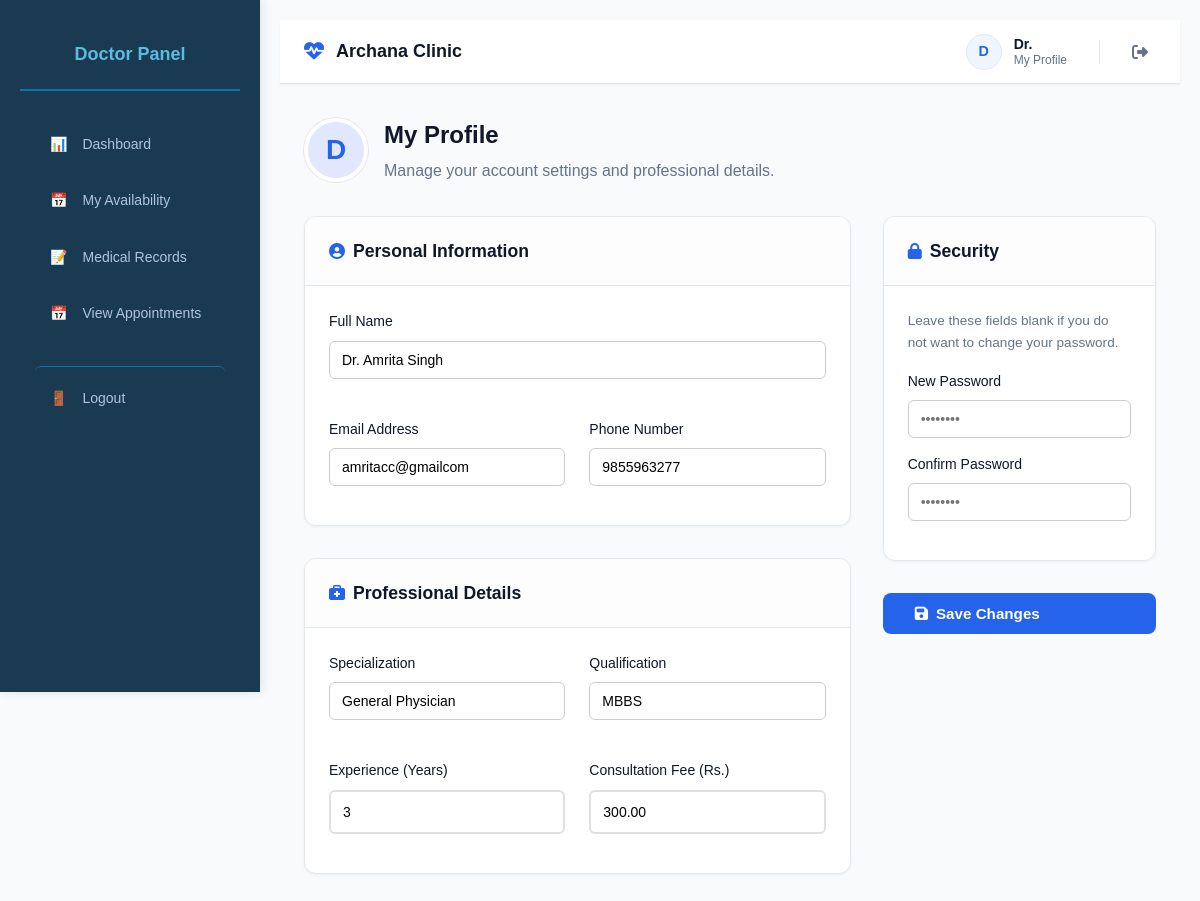
Page /doctor/profile.php (signed in) on the committed database.
### tables this page shows
CREATE TABLE `patients` (
  `id` int(11) NOT NULL,
  `user_id` int(11) NOT NULL,
  `name` varchar(100) NOT NULL,
  `password` varchar(255) NOT NULL,
  `phone` varchar(15) DEFAULT NULL,
  `date_of_birth` date NOT NULL,
  `gender` enum('male','female','other') NOT NULL,
  `address` text NOT NULL,
  `emergency_contact` varchar(100) NOT NULL,
  `emergency_phone` varchar(20) NOT NULL,
  `medical_history` text DEFAULT NULL,
  `blood_group` varchar(10) DEFAULT NULL,
  `allergies` text DEFAULT NULL,
  `age` varchar(10) DEFAULT NULL
);

CREATE TABLE `users` (
  `id` int(11) NOT NULL,
  `name` varchar(100) NOT NULL,
  `email` varchar(255) DEFAULT NULL,
  `password` varchar(255) NOT NULL,
  `role` enum('admin','doctor','receptionist','patient') NOT NULL,
  `phone` varchar(15) NOT NULL,
  `created_at` timestamp NOT NULL DEFAULT current_timestamp(),
  `updated_at` timestamp NOT NULL DEFAULT current_timestamp() ON UPDATE current_timestamp()
);

CREATE TABLE `doctors` (
  `id` int(11) NOT NULL,
  `user_id` int(11) NOT NULL,
  `specialization` varchar(100) DEFAULT NULL,
  `qualification` varchar(100) DEFAULT NULL,
  `experience_years` int(11) DEFAULT NULL,
  `consultation_fee` decimal(10,2) DEFAULT NULL,
  `available_days` varchar(200) DEFAULT NULL,
  `available_time_start` time DEFAULT NULL,
  `available_time_end` time DEFAULT NULL,
  `created_at` timestamp NOT NULL DEFAULT current_timestamp(),
  `updated_at` timestamp NOT NULL DEFAULT current_timestamp() ON UPDATE current_timestamp()
);

### config/auth.php (called while the page is built, shortened)
<?php
class Auth {
    private $conn;
    public function __construct($connection) {
        $this->conn = $connection;
    }
    public function isLoggedIn() {
        return isset($_SESSION['user_id']);
    }
    public function getUser() {
        $user_id = $_SESSION['user_id'];
        $stmt = $this->conn->prepare("
            SELECT
                u.id,
                u.name,
                u.email,
                u.role,
                p.phone,
                p.gender,
                p.address,
                p.medical_history,
                p.blood_group,
                p.date_of_birth,
                p.allergies,
                p.emergency_phone
            FROM users u
            LEFT JOIN patients p ON u.id = p.user_id
            WHERE u.id = ?
            LIMIT 1
        ");
        $stmt->bind_param("i", $user_id);
        $stmt->execute();
        return $stmt->get_result()->fetch_assoc();
    }
}
if (!isset($auth)) {
    $auth = new Auth($conn);
}
?>

### doctor/profile.php (the view, shortened to what this page needs)
<?php
require_once __DIR__ . '/../config/database.php';
require_once __DIR__ . '/../config/auth.php';
$user = $auth->getUser();
$user_id = $user['id'];
$stmt = $conn->prepare("
    SELECT u.name, u.email, u.phone, d.specialization, d.qualification, d.experience_years, d.consultation_fee
    FROM users u
    JOIN doctors d ON u.id = d.user_id
    WHERE u.id = ?
");
$stmt->bind_param("i", $user_id);
$stmt->execute();
$profile = $stmt->get_result()->fetch_assoc();
?>
<!DOCTYPE html>
<html lang="en">
<head>
<link rel="stylesheet" href="/clinic/styles.css">
<link rel="stylesheet" href="https://cdnjs.cloudflare.com/ajax/libs/font-awesome/6.5.0/css/all.min.css">
</head>
<body class="dashboard-page">
<div class="dashboard-container">
    <?php include __DIR__ . '/../include/sidebar-doctor.php'; ?>
    <main class="dashboard-content">
        <?php include __DIR__ . '/../include/dnav.php'; ?>
        <div class="manage-container">
            <div class="page-header">
                <div class="profile-avatar-large">
                    <?= strtoupper(substr($profile['name'] ?? 'D', 0, 1)) ?>
                </div>
                <div class="header-content">
                    <h1>My Profile</h1>
                    <p>Manage your account settings and professional details.</p>
                </div>
            </div>
            <form method="POST" class="profile-grid">
                <div style="display: flex; flex-direction: column; gap: 2rem;">
                    <div class="card">
                        <div class="card-header">
                            <i class="fas fa-user-circle" style="color: var(--primary);"></i>
                            <h2>Personal Information</h2>
                        </div>
                        <div class="card-body">
                            <div class="form-grid">
                                <div class="form-group col-span-2">
                                    <label>Full Name</label>
                                    <input type="text" name="name" class="form-control" value="<?= htmlspecialchars($profile['name']) ?>" required>
                                </div>
                                <div class="form-group">
                                    <label>Email Address</label>
                                    <input type="email" name="email" class="form-control" value="<?= htmlspecialchars($profile['email']) ?>" required>
                                </div>
                                <div class="form-group">
                                    <label>Phone Number</label>
                                    <input type="tel" name="phone" class="form-control" value="<?= htmlspecialchars($profile['phone']) ?>">
                                </div>
                            </div>
                        </div>
                    </div>
                    <div class="card">
                        <div class="card-header">
                            <i class="fas fa-briefcase-medical" style="color: var(--primary);"></i>
                            <h2>Professional Details</h2>
                        </div>
                        <div class="card-body">
                            <div class="form-grid">
                                <div class="form-group">
                                    <label>Specialization</label>
                                    <input type="text" name="specialization" class="form-control" value="<?= htmlspecialchars($profile['specialization']) ?>">
                                </div>
                                <div class="form-group">
                                    <label>Qualification</label>
                                    <input type="text" name="qualification" class="form-control" value="<?= htmlspecialchars($profile['qualification']) ?>">
                                </div>
                                <div class="form-group">
                                    <label>Experience (Years)</label>
                                    <input type="number" name="experience" class="form-control" value="<?= htmlspecialchars($profile['experience_years']) ?>">
                                </div>
                                <div class="form-group">
                                    <label>Consultation Fee (Rs.)</label>
                                    <input type="number" step="0.01" name="fee" class="form-control" value="<?= htmlspecialchars($profile['consultation_fee']) ?>">
                                </div>
                            </div>
                        </div>
                    </div>
                </div>
                <div>
                    <div class="card">
                        <div class="card-header">
                            <i class="fas fa-lock" style="color: var(--primary);"></i>
                            <h2>Security</h2>
                        </div>
                        <div class="card-body">
                            <p style="font-size: 0.85rem; color: var(--text-muted); margin-bottom: 1rem;">
                                Leave these fields blank if you do not want to change your password.
                            </p>
                            <div class="form-group">
                                <label>New Password</label>
                                <input type="password" name="new_password" class="form-control" placeholder="••••••••">
                            </div>
                            <div class="form-group">
                                <label>Confirm Password</label>
                                <input type="password" name="confirm_password" class="form-control" placeholder="••••••••">
                            </div>
                        </div>
                    </div>
                    <div style="margin-top: 2rem; display: flex; justify-content: flex-end;">
                        <button type="submit" class="btn-save">
                            <i class="fas fa-save"></i> Save Changes
                        </button>
                    </div>
                </div>
            </form>
        </div>
    </main>
</div>
</body>
</html>

### include/dnav.php (shortened to what this page needs)
<nav class="top-navbar">
    <a href="#" class="nav-brand">
        <i class="fas fa-heartbeat"></i>
        <span>Archana Clinic</span>
    </a>
    <div class="nav-right-section">
        <a href="profile.php" class="nav-user-profile" title="View Profile">
            <div class="nav-avatar-circle">
                <?= isset($user['name']) ? strtoupper(substr($user['name'], 0, 1)) : 'U' ?>
            </div>
            <div class="nav-user-meta">
                <span class="nav-user-name">
                    <?= isset($user['name']) ? htmlspecialchars(explode(' ', $user['name'])[0]) : 'Guest' ?>
                </span>
                <span class="nav-user-subtitle">My Profile</span>
            </div>
        </a>
        <a href="../logout.php" class="nav-logout-btn" title="Logout">
            <i class="fas fa-sign-out-alt"></i>
        </a>
    </div>
</nav>

### styles.css (style rules this page uses)
* { margin: 0; padding: 0; box-sizing: border-box; font-family: Arial, sans-serif; }
body { background: #f9f9f9; color: #333; line-height: 1.6; display: flex; flex-direction: column; min-height: 100vh; }
main { flex: 1; padding: 20px; }
body { padding-top: 90px; }
.form-group { display: flex; flex-direction: column; }
.form-group label { color: #333; font-weight: 600; margin-bottom: 8px; font-size: 14px; }
.form-group input { padding: 12px; border: 2px solid #e0e0e0; border-radius: 6px; font-size: 14px; transition: all 0.3s ease; }
.dashboard-page { display: flex; background: #f5f7fa; padding-top: 0; }
.dashboard-container { display: flex; width: 100%; min-height: 100vh; }
.dashboard-content { flex: 1; margin-left: 260px; padding: 20px; overflow-y: auto; }
.form-group { margin-bottom: 20px; display: flex; flex-direction: column; }
.form-group input, .form-group select, .form-group textarea { padding: 12px; border: 2px solid #e0e0e0; border-radius: 6px; font-size: 14px; font-family: Arial, sans-serif; transition: all 0.3s ease; }
body { font-family: 'Segoe UI', Tahoma, Geneva, Verdana, sans-serif; background-color: #f4f6f8; margin: 0; padding: 0; }
.form-group { margin-bottom: 15px; display: flex; flex-direction: column; }
label { margin-bottom: 6px; font-weight: 500; color: #333; }
input[type="text"], input[type="email"], input[type="password"], input[type="tel"], input[type="date"], select, textarea { padding: 10px 12px; border-radius: 6px; border: 1px solid #ccc; font-size: 14px; outline: none; transition: border-color 0.3s; }
button, .btn, .btn-login { display: inline-block; width: 100%; padding: 12px; border: none; border-radius: 6px; background-color: #5bbbe0; color: #fff; font-size: 16px; font-weight: bold; cursor: pointer; transition: background 0.3s; text-decoration: none; text-align: center; }
.card { background: #ffffff; border-radius: 14px; box-shadow: 0 6px 18px rgba(0, 0, 0, 0.06); }

### doctor/profile.php (style rules this page uses)
:root { --primary: #2563eb; --primary-dark: #1d4ed8; --bg-body: #f8fafc; --bg-card: #ffffff; --text-main: #0f172a; --text-muted: #64748b; --border: #e2e8f0; --success: #10b981; --danger: #ef4444; }
body.dashboard-page { background-color: var(--bg-body); font-family: 'Inter', system-ui, -apple-system, sans-serif; color: var(--text-main); }
.manage-container { max-width: 1000px; margin: 2rem auto; padding: 0 1.5rem; }
.page-header { display: flex; align-items: center; gap: 1rem; margin-bottom: 2rem; }
.profile-avatar-large { width: 64px; height: 64px; border-radius: 50%; background: #e0e7ff; color: var(--primary); display: flex; align-items: center; justify-content: center; font-size: 1.75rem; font-weight: 700; border: 4px solid #ffffff; box-shadow: 0 0 0 1px var(--border); }
.header-content h1 { margin: 0; font-size: 1.5rem; font-weight: 700; color: var(--text-main); }
.header-content p { margin: 0.25rem 0 0; color: var(--text-muted); }
.profile-grid { display: grid; grid-template-columns: 1fr; gap: 2rem; }
.card { background: var(--bg-card); border-radius: 12px; border: 1px solid var(--border); box-shadow: 0 1px 3px rgba(0,0,0,0.05); overflow: hidden; }
.card-header { padding: 1.25rem 1.5rem; border-bottom: 1px solid var(--border); background: #fdfdfd; display: flex; align-items: center; gap: 0.5rem; }
.card-header h2 { margin: 0; font-size: 1.1rem; font-weight: 600; color: var(--text-main); }
.card-body { padding: 1.5rem; }
.form-grid { display: grid; grid-template-columns: 1fr 1fr; gap: 1.5rem; }
.col-span-2 { grid-column: span 2; }
.form-group label { display: block; margin-bottom: 0.5rem; font-size: 0.875rem; font-weight: 500; color: var(--text-main); }
.form-control { width: 100%; padding: 0.65rem 1rem; border: 1px solid var(--border); border-radius: 8px; font-size: 0.95rem; transition: border-color 0.2s; box-sizing: border-box; background: #fff; }
.btn-save { background: var(--primary); color: white; border: none; padding: 0.75rem 2rem; border-radius: 8px; font-weight: 600; cursor: pointer; transition: background 0.2s; font-size: 0.95rem; display: flex; align-items: center; gap: 0.5rem; }
@media (min-width: 1024px) { .profile-grid { grid-template-columns: 2fr 1fr; } }

### rows in the picture
patients: user.name "D", user.name "Dr."
doctors: user.name "D", name "Dr. Amrita Singh", email "amritacc@gmailcom", phone "9855963277", specialization "General Physician", qualification "MBBS", experience "3", fee "300.00"
